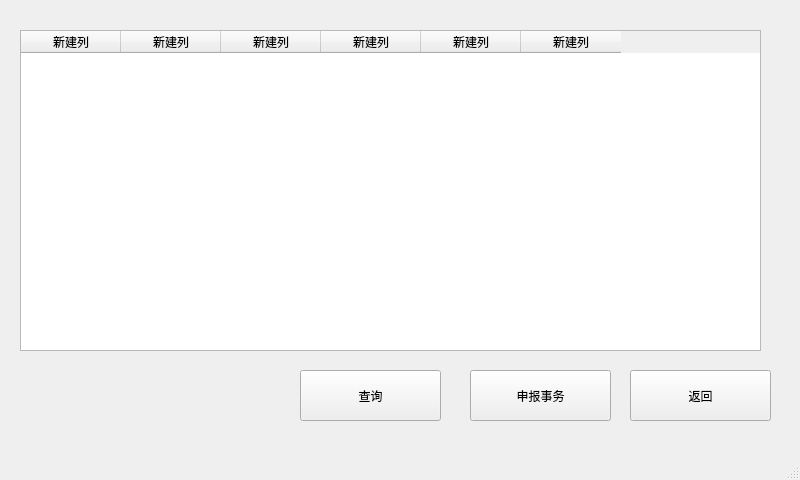
<?xml version="1.0" encoding="UTF-8"?>
<ui version="4.0">
 <class>community_service</class>
 <widget class="QMainWindow" name="community_service">
  <property name="geometry">
   <rect>
    <x>0</x>
    <y>0</y>
    <width>800</width>
    <height>480</height>
   </rect>
  </property>
  <property name="windowTitle">
   <string>社区服务</string>
  </property>
  <widget class="QWidget" name="centralwidget">
   <widget class="QPushButton" name="pushButton">
    <property name="geometry">
     <rect>
      <x>630</x>
      <y>370</y>
      <width>141</width>
      <height>51</height>
     </rect>
    </property>
    <property name="text">
     <string>返回</string>
    </property>
   </widget>
   <widget class="QPushButton" name="pushButton_2">
    <property name="geometry">
     <rect>
      <x>470</x>
      <y>370</y>
      <width>141</width>
      <height>51</height>
     </rect>
    </property>
    <property name="text">
     <string>申报事务</string>
    </property>
   </widget>
   <widget class="QPushButton" name="check_Btn">
    <property name="geometry">
     <rect>
      <x>300</x>
      <y>370</y>
      <width>141</width>
      <height>51</height>
     </rect>
    </property>
    <property name="text">
     <string>查询</string>
    </property>
   </widget>
   <widget class="QTableWidget" name="business_tableWidget">
    <property name="geometry">
     <rect>
      <x>20</x>
      <y>30</y>
      <width>741</width>
      <height>321</height>
     </rect>
    </property>
    <column>
     <property name="text">
      <string>新建列</string>
     </property>
    </column>
    <column>
     <property name="text">
      <string>新建列</string>
     </property>
    </column>
    <column>
     <property name="text">
      <string>新建列</string>
     </property>
    </column>
    <column>
     <property name="text">
      <string>新建列</string>
     </property>
    </column>
    <column>
     <property name="text">
      <string>新建列</string>
     </property>
    </column>
    <column>
     <property name="text">
      <string>新建列</string>
     </property>
    </column>
   </widget>
  </widget>
  <widget class="QMenuBar" name="menubar">
   <property name="geometry">
    <rect>
     <x>0</x>
     <y>0</y>
     <width>800</width>
     <height>26</height>
    </rect>
   </property>
  </widget>
  <widget class="QStatusBar" name="statusbar"/>
 </widget>
 <resources/>
 <connections/>
</ui>
